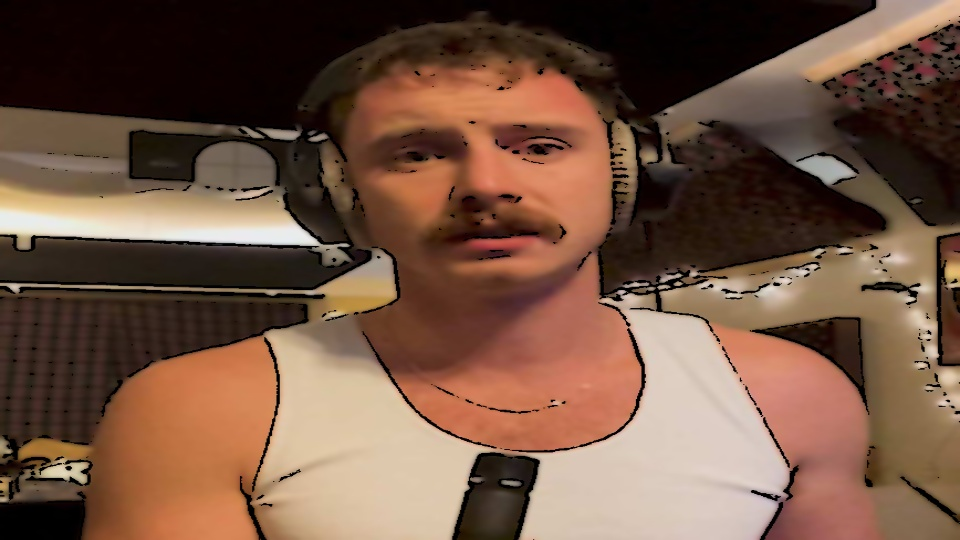
#> input picture Machine-Learning/Cartoonify/cartoon_Image.jpeg, 960 x 540 px
$ python -i cartoonify.py   (imports and definitions only)
#> lines starting #> are read from the running program, lines starting #| are printed output that depends on the picture; after the words box and inside, x2 and y2 are one past the last pixel; in counts of white or black regions, pixels touching at a corner belong together
import cv2, easygui, imageio, sys, os
import numpy as np
import matplotlib.pyplot as plt
import tkinter as tk
from tkinter import filedialog
from tkinter import *
from PIL import ImageTk, Image

# Opens gui allowing us to open choose a file
# and store the path as a string
def uploadimage():
    ImagePath = easygui.fileopenbox()
    cartoonify(ImagePath)


def cartoonify(ImagePath):
    # read in the image
#> called with ImagePath = 'cartoon_Image.jpeg'
    originalImage = cv2.imread(ImagePath)
#> originalImage is the input picture: shape (540, 960, 3); mean B, G, R 67.4, 84.8, 115.2
    originalImage = cv2.cvtColor(originalImage, cv2.COLOR_BGR2RGB)

    # confirm that image is chosen
    if originalImage is None:
        print("Can't find an image")
        sys.exit()

    ReSized1 = cv2.resize(originalImage, (960, 540))
    # plt.imshow(ReSized1, cmap="gray")

    # converting to grayscale
    grayScaleimage = cv2.cvtColor(originalImage, cv2.COLOR_BGR2GRAY)
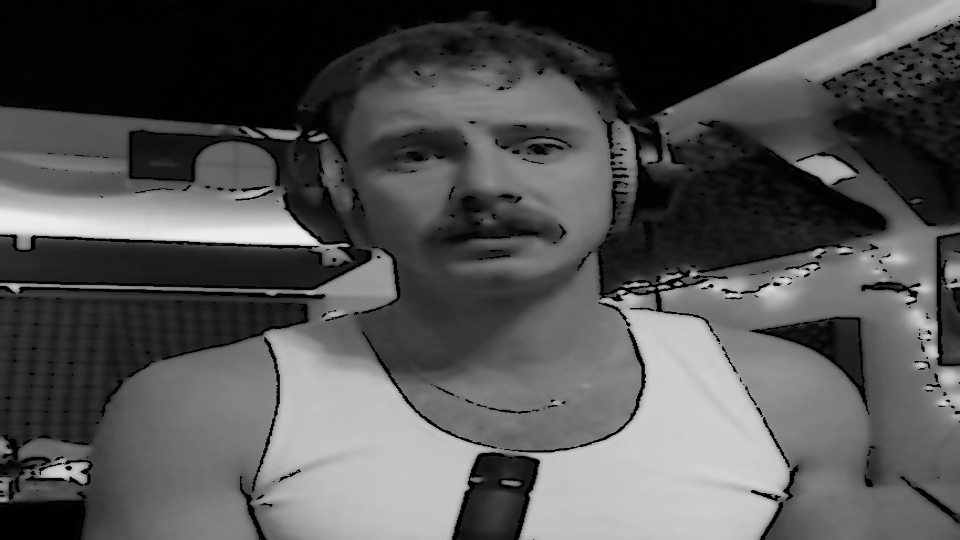
#> grayScaleimage: shape (540, 960); min 0, max 237, mean 83.1
    ReSized2 = cv2.resize(grayScaleimage, (960, 540))
    # plt.imshow(ReSized2, cmap="gray")

    # smoothing GS image
    smoothGrayScale = cv2.medianBlur(grayScaleimage, 5)
    ReSized3 = cv2.resize(smoothGrayScale, (960, 540))
    # plt.imshow(ReSized3, cmap="gray")

    # retrieving cartoon effect edges
    getEdge = cv2.adaptiveThreshold(
        smoothGrayScale, 255, cv2.ADAPTIVE_THRESH_MEAN_C, cv2.THRESH_BINARY, 9, 9
    )
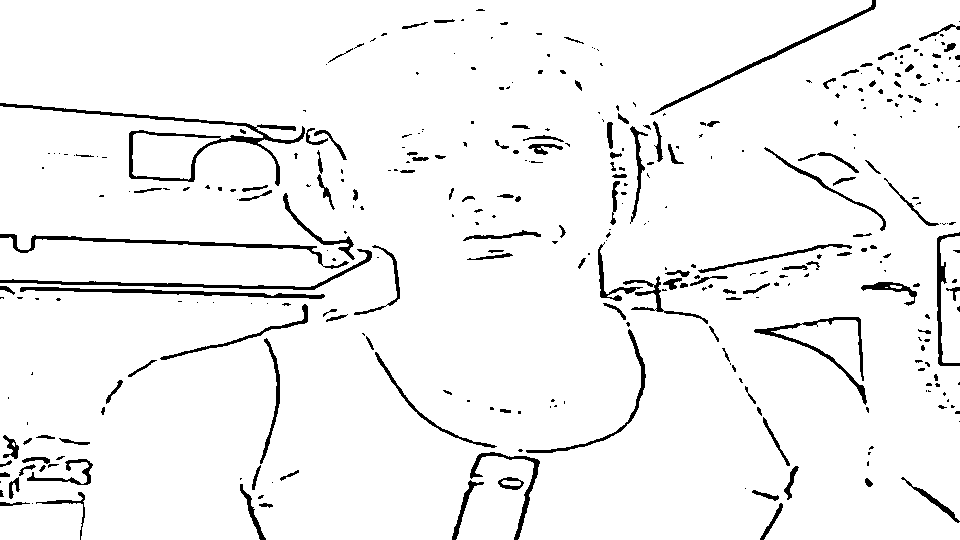
#> getEdge: shape (540, 960); 95.1% white; 353 black regions (211 under 20 px), largest, box (x1, y1, x2, y2) and area: (0, 103, 305, 186) 2280, (0, 234, 349, 269) 1314, (0, 249, 372, 290) 1272
    ReSized4 = cv2.resize(getEdge, (960, 540))
    # plt.imshow(ReSized4, cmap="gray")

    # applying bilateral filter to remove image noise and keep edges sharp
    colorImage = cv2.bilateralFilter(originalImage, 9, 300, 300)
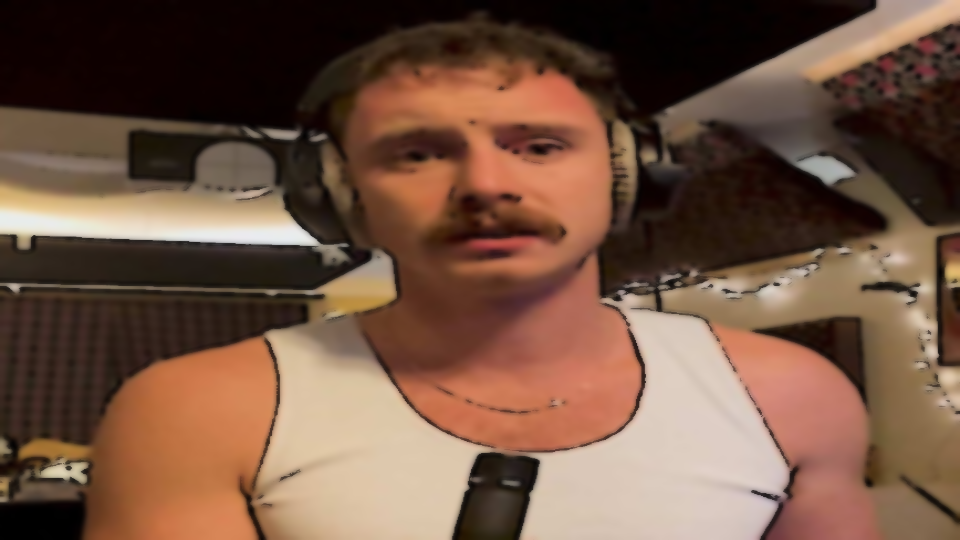
#> colorImage: shape (540, 960, 3); mean R, G, B 115.4, 85, 67.5
    ReSized5 = cv2.resize(colorImage, (960, 540))
    # plt.imshow(ReSized4, cmap="gray")

    # masking edged image with the beautified image
    cartoonImage = cv2.bitwise_and(colorImage, colorImage, mask=getEdge)
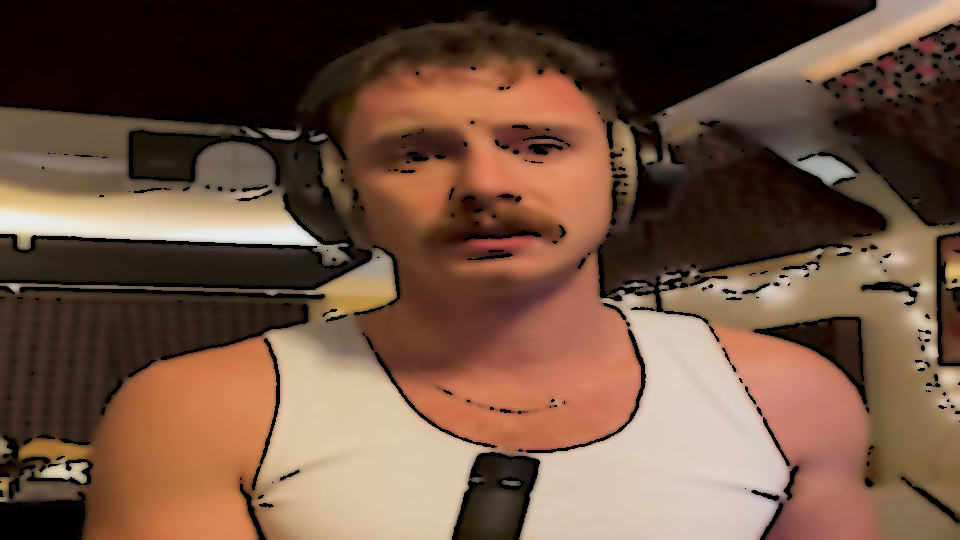
#> cartoonImage: shape (540, 960, 3); mean R, G, B 112.8, 83.1, 66
    ReSized6 = cv2.resize(cartoonImage, (960, 540))
    # plt.imshow(ReSized6, cmap="gray")

    # plotting the transition
    images = [ReSized1, ReSized2, ReSized3, ReSized4, ReSized5, ReSized6]
    fig, axes = plt.subplots(
        3,
        2,
        figsize=(8, 8),
        subplot_kw={"xticks": [], "yticks": []},
        gridspec_kw=dict(hspace=0.1, wspace=0.1),
    )
    for i, ax in enumerate(axes.flat):
        ax.imshow(images[i], cmap="gray")

    # Save button
    save1 = Button(
#> (the run stopped early here; a loop or call above may not have finished)
